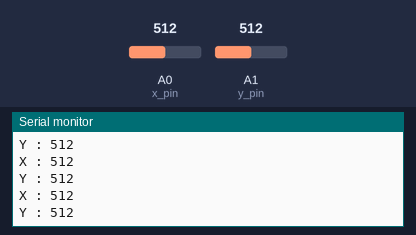
Bench run of a program on a simulated Arduino Nano, built with avr-gcc and run on an emulated ATmega328P. Shown: the last lines printed to the serial monitor. The inputs (shaded band) are chosen by the test bench; at power-on: A0 (x_pin) = 512, A1 (y_pin) = 512. No radio packets arrive unless stated.

Above: at 1.2 s.
1.3 s: A0 (x_pin) set to 11
At 1.9 s:
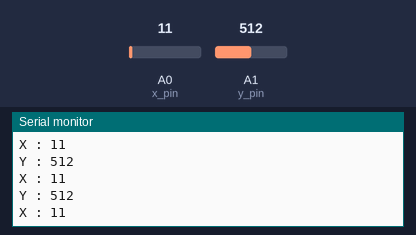
2.8 s: A0 (x_pin) set to 8
At 3.5 s:
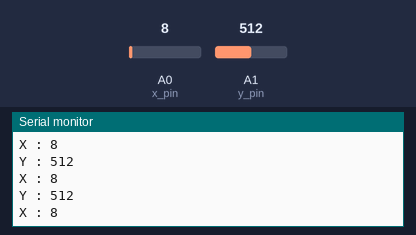
4.3 s: A1 (y_pin) set to 992
At 5.1 s:
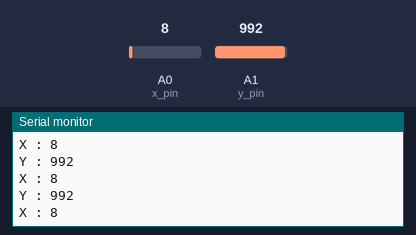
5.8 s: A1 (y_pin) set to 1017
At 6.7 s:
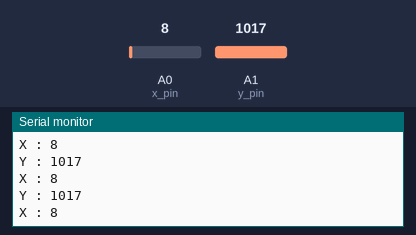
Timing chart, 0 to 8.3 s (numbered marks = the images above; inputs shaded):
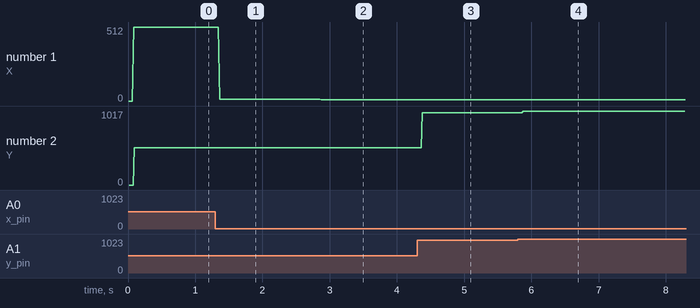

Measured:
- after the input at 1.3 s, the serial monitor: prints a new line after 0.07 s (image 1)
- after the input at 2.8 s, the serial monitor: prints a new line after 0.07 s (image 2)
- after the input at 4.3 s, the serial monitor: prints a new line after 0.08 s (image 3)
- after the input at 5.8 s, the serial monitor: prints a new line after 0.08 s (image 4)
- plotted number 1: 512 → 11 after the input at 1.3 s, 11 → 8 after the input at 2.8 s
- plotted number 2: 512 → 992 after the input at 4.3 s, 992 → 1017 after the input at 5.8 s

The program:

main.cpp
```cpp
#include <Arduino.h>
#include <SPI.h>
#include <nRF24L01.h>
#include <RF24.h>
#include <RFMessage.h>

RF24 radio(8, 9); // CE, CSN

const int x_pin = A0;
const int y_pin = A1;

const byte address[6] = "00001";

long last_send_data_ms, last_read_analog_ms;
int send_data_ms, read_analog_ms;

RFMessage rf_msg;

void setup() {
  Serial.begin(9600);
  Serial.println("Start");

  pinMode(x_pin, INPUT);
  pinMode(y_pin, INPUT);

  if (!radio.begin()) {
     Serial.println(F("radio hardware not responding!"));
     while (1) {}
  }

  radio.openWritingPipe(address);
  radio.setPALevel(RF24_PA_MIN);
  radio.stopListening();

  send_data_ms = 100;
  read_analog_ms = 5;

  last_send_data_ms = millis();
  last_read_analog_ms = last_send_data_ms;

  rf_msg.x_axis = 0;
  rf_msg.y_axis = 0;
}

void loop() {
  long now_ms = millis();

  if(now_ms - last_send_data_ms > send_data_ms)
  {
    const unsigned char* text = rf_msg.getBuffer();
    bool status = radio.write(text, RFMESSAGE_LEN);
  }
  if(now_ms - last_read_analog_ms > read_analog_ms)
  {
    rf_msg.x_axis = analogRead(x_pin);
    rf_msg.y_axis = analogRead(y_pin);
  }
  Serial.print("\n\n");
  Serial.print("X : ");
  Serial.println(rf_msg.x_axis);
  Serial.print("\n\n");
  Serial.print("Y : ");
  Serial.println(rf_msg.y_axis);
}
```
